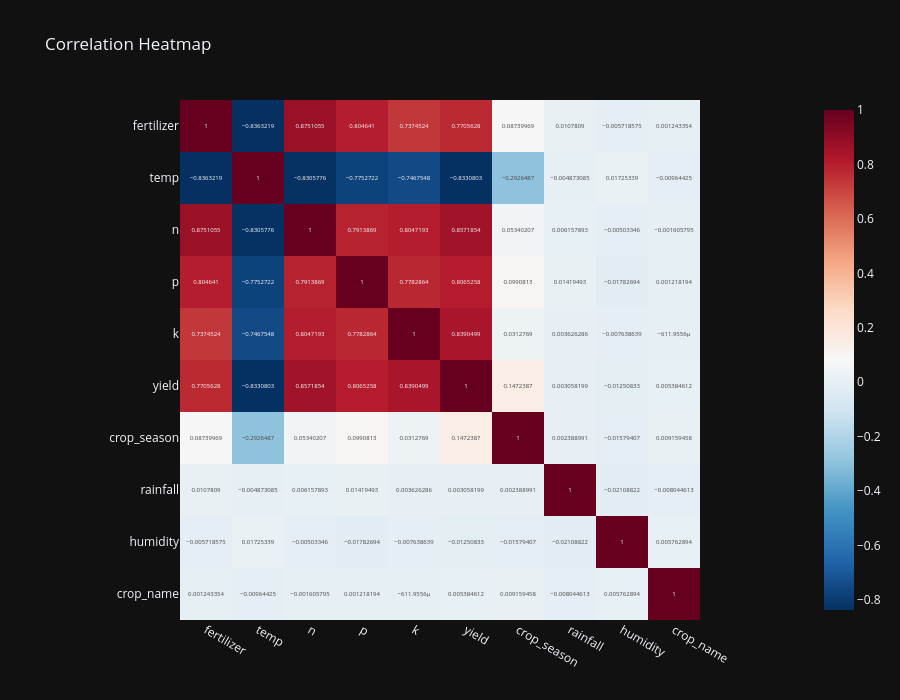

The notebook cell this image was saved under:
### Code cell
import plotly.express as px

cols = ['fertilizer', 'temp', 'n', 'p', 'k',
        'yield', 'crop_season', 'rainfall',
        'humidity', 'crop_name']
corr = df[cols].corr()

fig = px.imshow(
    corr,
    text_auto=True,
    color_continuous_scale='RdBu_r',
    title="Correlation Heatmap"
)

fig.update_layout(
    width=900,     # increase width
    height=700,    # increase height
    template='plotly_dark'
)

fig.show()

### Figure 1 — Plotly figure (JSON) as saved in the notebook; plotly's stock layout.template omitted (floating-point values rounded to 4 significant figures)
{"data": [{"coloraxis": "coloraxis", "hovertemplate": "x: %{x}<br>y: %{y}<br>color: %{z}<extra></extra>", "name": "0", "texttemplate": "%{z}", "type": "heatmap", "x": ["fertilizer", "temp", "n", "p", "k", "yield", "crop_season", "rainfall", "humidity", "crop_name"], "xaxis": "x", "y": ["fertilizer", "temp", "n", "p", "k", "yield", "crop_season", "rainfall", "humidity", "crop_name"], "yaxis": "y", "z": [[1.0, -0.8363, 0.8751, 0.8046, 0.7375, 0.7706, 0.0874, 0.01078, -0.005719, 0.001243], [-0.8363, 1.0, -0.8306, -0.7753, -0.7468, -0.8331, -0.2926, -0.004873, 0.01725, -0.009644], [0.8751, -0.8306, 1.0, 0.7914, 0.8047, 0.8572, 0.0534, 0.006158, -0.005033, -0.001606], [0.8046, -0.7753, 0.7914, 1.0, 0.7783, 0.8065, 0.09908, 0.01419, -0.01783, 0.001218], [0.7375, -0.7468, 0.8047, 0.7783, 1.0, 0.839, 0.03128, 0.003626, -0.007639, -0.000612], [0.7706, -0.8331, 0.8572, 0.8065, 0.839, 1.0, 0.1472, 0.003058, -0.01251, 0.005385], [0.0874, -0.2926, 0.0534, 0.09908, 0.03128, 0.1472, 1.0, 0.002389, -0.01579, 0.009159], [0.01078, -0.004873, 0.006158, 0.01419, 0.003626, 0.003058, 0.002389, 1.0, -0.02109, -0.008045], [-0.005719, 0.01725, -0.005033, -0.01783, -0.007639, -0.01251, -0.01579, -0.02109, 1.0, 0.005763], [0.001243, -0.009644, -0.001606, 0.001218, -0.000612, 0.005385, 0.009159, -0.008045, 0.005763, 1.0]]}], "layout": {"coloraxis": {"colorscale": [[0, "rgb(5,48,97)"], [0.1, "rgb(33,102,172)"], [0.2, "rgb(67,147,195)"], [0.3, "rgb(146,197,222)"], [0.4, "rgb(209,229,240)"], [0.5, "rgb(247,247,247)"], [0.6, "rgb(253,219,199)"], [0.7, "rgb(244,165,130)"], [0.8, "rgb(214,96,77)"], [0.9, "rgb(178,24,43)"], [1, "rgb(103,0,31)"]]}, "height": 700, "title": {"text": "Correlation Heatmap"}, "width": 900, "xaxis": {"anchor": "y", "constrain": "domain", "domain": [0, 1], "scaleanchor": "y"}, "yaxis": {"anchor": "x", "autorange": "reversed", "constrain": "domain", "domain": [0, 1]}}}
